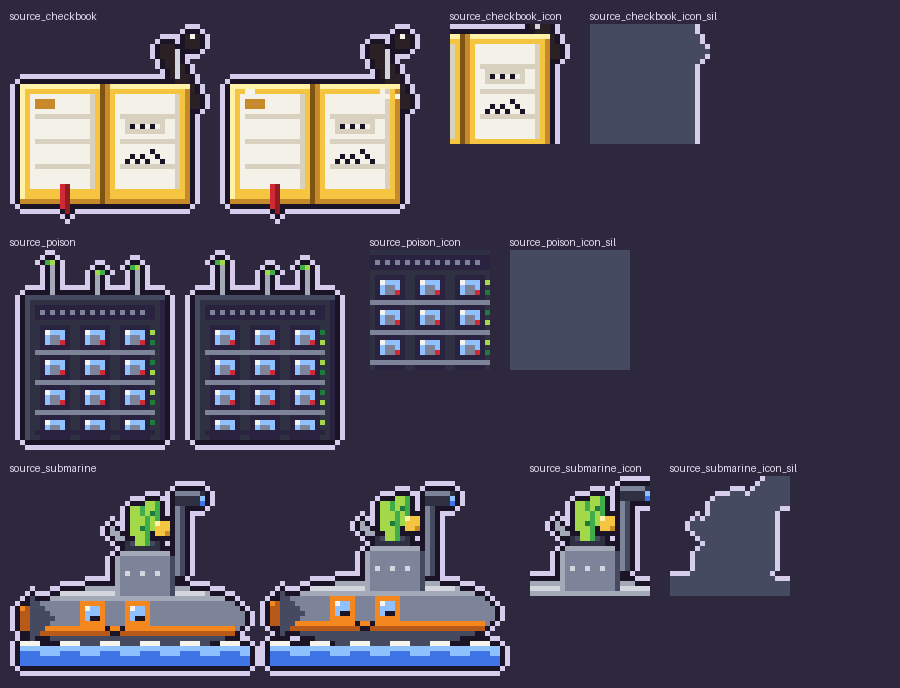
#> input picture art/od-sevev/proofs/kit-w3-sources.png, 900 x 688 px
$ python -i safefit.py   (imports and definitions only)
#> lines starting #> are read from the running program, lines starting #| are printed output that depends on the picture; after the words box and inside, x2 and y2 are one past the last pixel; in counts of white or black regions, pixels touching at a corner belong together
"""Fit a full-bleed 1080x1920 frame into Instagram's Reels safe area (Bar: "things go out of the frame").

The older Reels (promo.py's three, shorts.py's four) were laid out edge to edge: captions under the
username bar, CTAs under the caption, right-aligned Hebrew under the icons. Moving each element in seven
layouts would redraw them all; one mapping fixes all of them: the frame at 84%, its centre (540, 980)
moved to (506, 943), so x 0-1080 lands at 53-959 (clear of the icons, 120 from the right), the
highest line (y 95) at 200 and the lowest content (y 1560) at 1430, above the caption zone. Around it,
the same frame blurred and dimmed, the card's corners rounded, a soft shadow (as the gameplay reels'
phone sits on its own blurred frame).
"""
from PIL import Image, ImageDraw, ImageFilter

W, H = 1080, 1920
S = 0.84
CW, CH = round(W * S), round(H * S)               # 907 x 1613
X0 = round(506 - 540 * S)                          # 52
Y0 = round(943 - 980 * S)                          # 120
R = 44
_m = {}


def _mask():
    if "m" not in _m:
        m = Image.new("L", (CW * 2, CH * 2), 0)
        ImageDraw.Draw(m).rounded_rectangle((0, 0, CW * 2 - 1, CH * 2 - 1), radius=R * 2, fill=255)
        _m["m"] = m.resize((CW, CH), Image.LANCZOS)
        sh = Image.new("L", (W, H), 0)
        ImageDraw.Draw(sh).rounded_rectangle((X0 + 6, Y0 + 22, X0 + CW + 6, Y0 + CH + 22), radius=R, fill=170)
        _m["sh"] = sh.filter(ImageFilter.GaussianBlur(26))
    return _m["m"], _m["sh"]


def fit(frame):
    """frame: a 1080x1920 image -> the same frame, fitted inside the safe area on its own blurred backdrop."""
    src = frame.convert("RGB")
    bg = src.resize((54, 96), Image.BILINEAR).filter(ImageFilter.GaussianBlur(3)).resize((W, H), Image.BICUBIC)
    bg = Image.blend(bg, Image.new("RGB", (W, H), (8, 10, 22)), 0.55)
    mask, shadow = _mask()
    bg.paste((0, 0, 0), (0, 0), shadow)
    card = src.resize((CW, CH), Image.LANCZOS)
    bg.paste(card, (X0, Y0), mask)
    return bg

>>> from PIL import Image
>>> picture = Image.open('../../../art/od-sevev/proofs/kit-w3-sources.png')
#> picture is the input picture: PIL image 900x688 RGBA; mean R, G, B, A 79.1, 73.8, 89.3, 255
>>> result = fit(picture)
#> in fit, `bg = Image.blend(bg, Image.new("RGB", (W, H), (8, 10, 22)), 0.55)`:
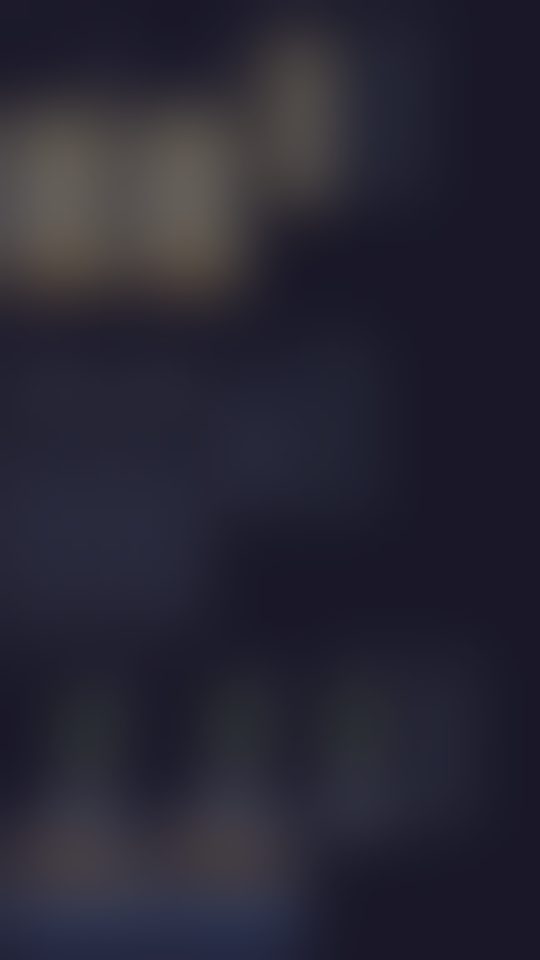
#> bg: PIL image 1080x1920 RGB (shown at 1/2 size); mean R, G, B 39.4, 38, 51.7
#> in _mask, `m = Image.new("L", (CW * 2, CH * 2), 0)`: m: PIL image 1814x3226 L; every value is 0
#> in _mask, `ImageDraw.Draw(m).rounded_rectangle((0, 0, CW * 2 - 1, CH * 2 - 1), ra..`:
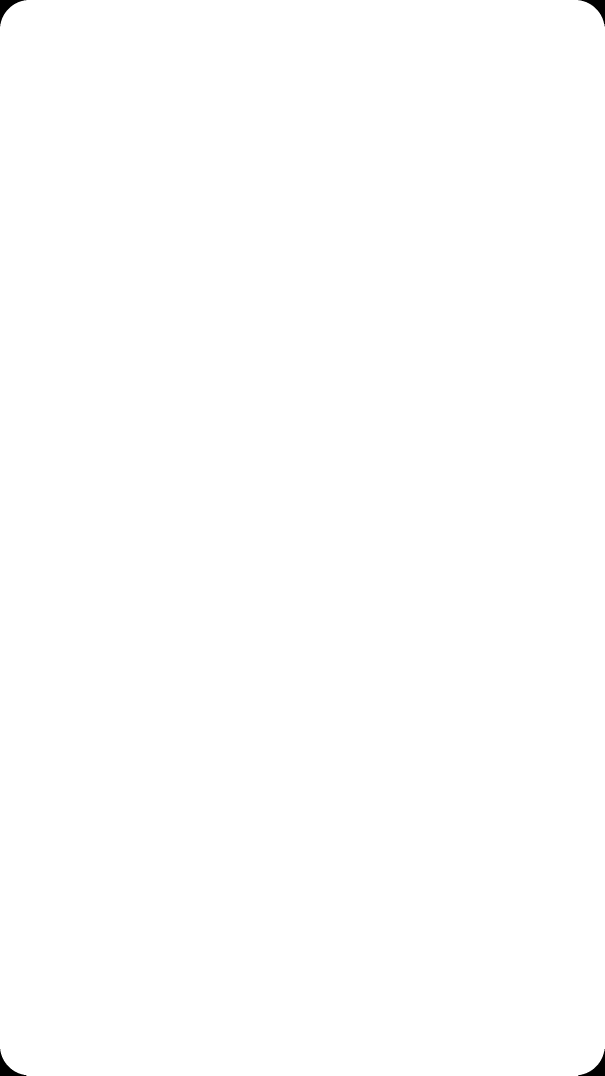
#> m: PIL image 1814x3226 L (shown at 1/3 size); 99.9% white; 4 black regions, box (x1, y1, x2, y2) and area: (0, 0, 79, 79) 1692, (1735, 0, 1814, 79) 1692, (0, 3147, 79, 3226) 1692, (1735, 3147, 1814, 3226) 1692
#> in _mask, `sh = Image.new("L", (W, H), 0)`: sh: PIL image 1080x1920 L; every value is 0
#> in _mask, `ImageDraw.Draw(sh).rounded_rectangle((X0 + 6, Y0 + 22, X0 + CW + 6, Y0..`:
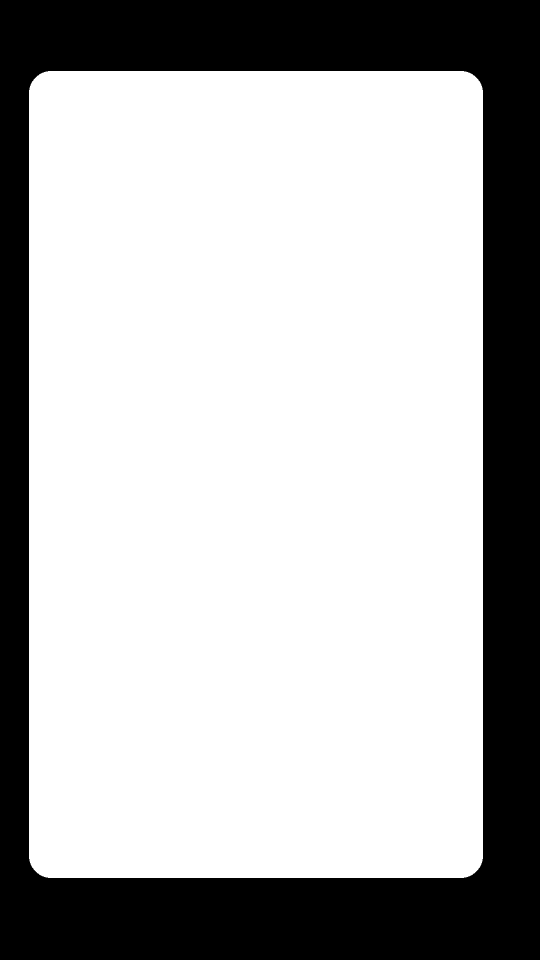
#> sh: PIL image 1080x1920 L (shown at 1/2 size); values 0 (black) and 170 (white), 70.6% white; 1 black region, box (x1, y1, x2, y2) and area: (0, 0, 1080, 1920) 609796
#> in fit, `mask, shadow = _mask()`:
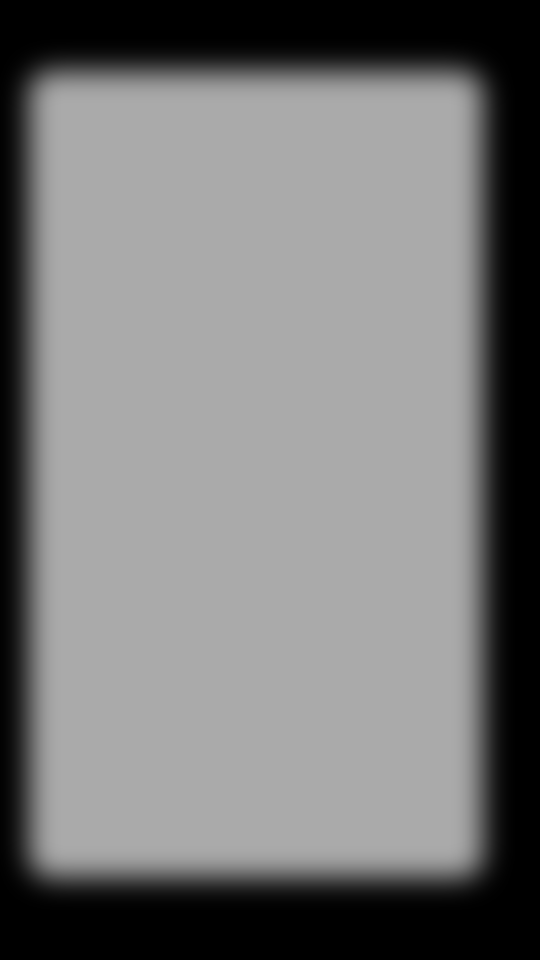
#> shadow: PIL image 1080x1920 L (shown at 1/2 size); min 0, max 170, mean 120
#> in fit, `bg.paste((0, 0, 0), (0, 0), shadow)`:
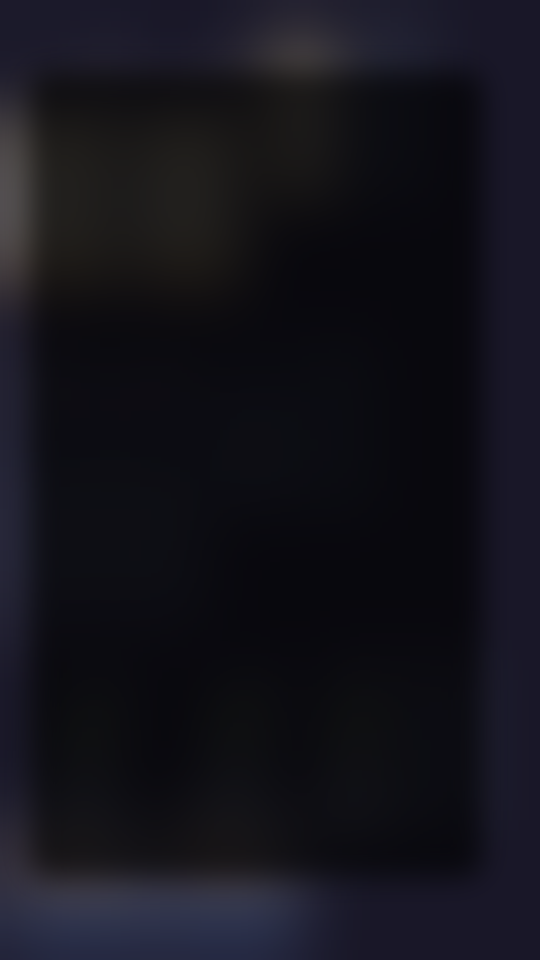
#> bg: PIL image 1080x1920 RGB (shown at 1/2 size); mean R, G, B 19.8, 19.1, 26.9
#> in fit, `card = src.resize((CW, CH), Image.LANCZOS)`:
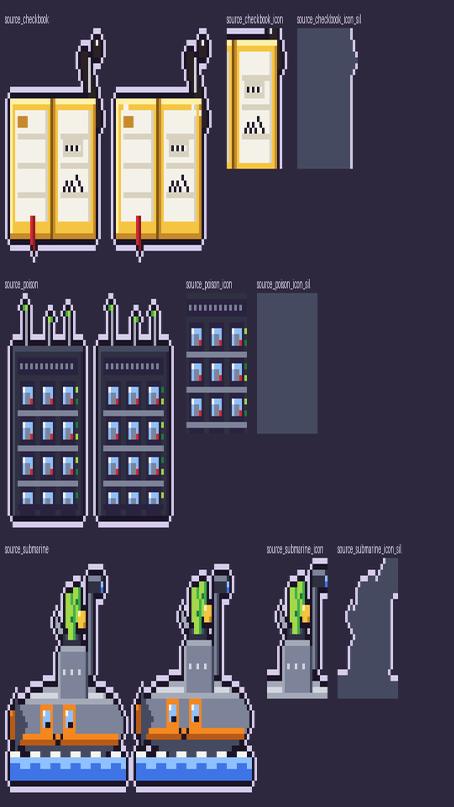
#> card: PIL image 907x1613 RGB (shown at 1/2 size); mean R, G, B 79, 73.8, 89.2
#> in fit, `bg.paste(card, (X0, Y0), mask)`:
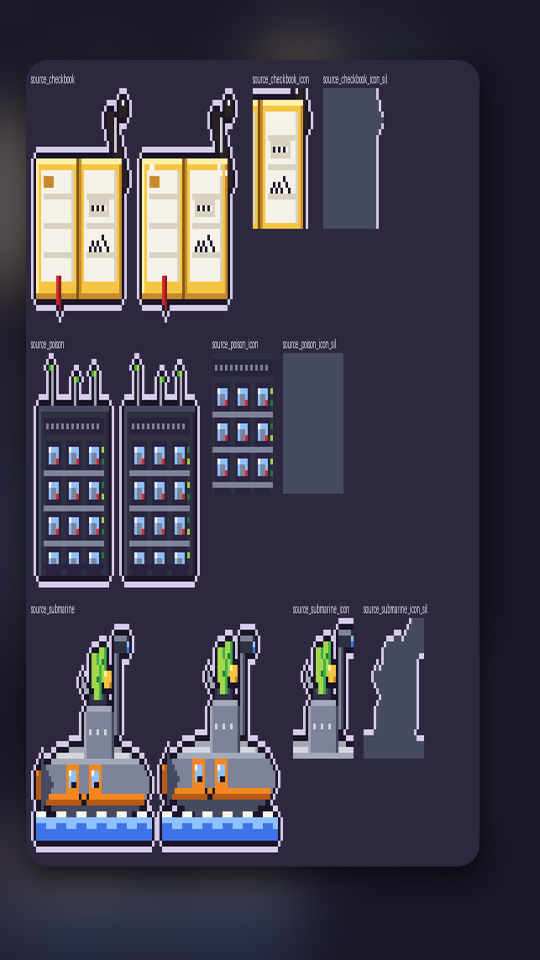
#> bg: PIL image 1080x1920 RGB (shown at 1/2 size); mean R, G, B 65, 60.9, 76.4

$ run again, on art/od-sevev/proofs/kit-chat.png
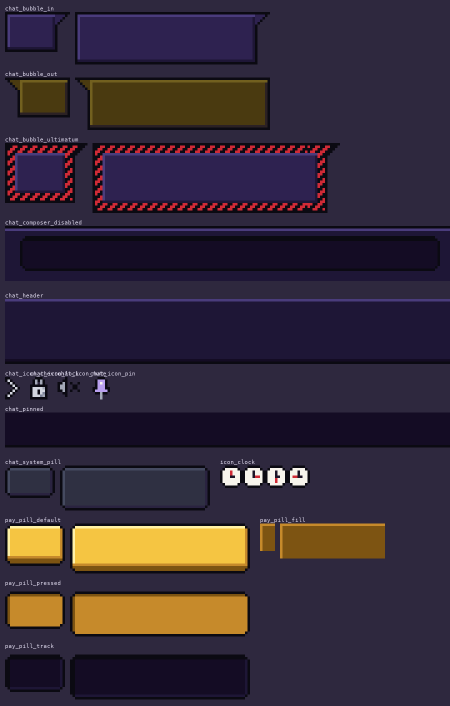
#> input picture art/od-sevev/proofs/kit-chat.png, 900 x 1411 px (shown at 1/2 size)
#> picture is the input picture: PIL image 900x1411 RGBA; mean R, G, B, A 53.8, 42.4, 55.9, 255
#> in fit, `card = src.resize((CW, CH), Image.LANCZOS)`:
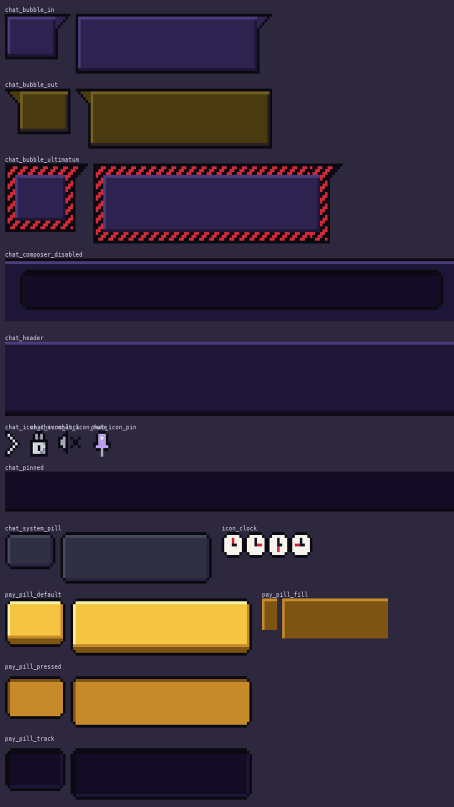
#> card: PIL image 907x1613 RGB (shown at 1/2 size); mean R, G, B 53.8, 42.4, 55.9
#> in fit, `bg.paste(card, (X0, Y0), mask)`:
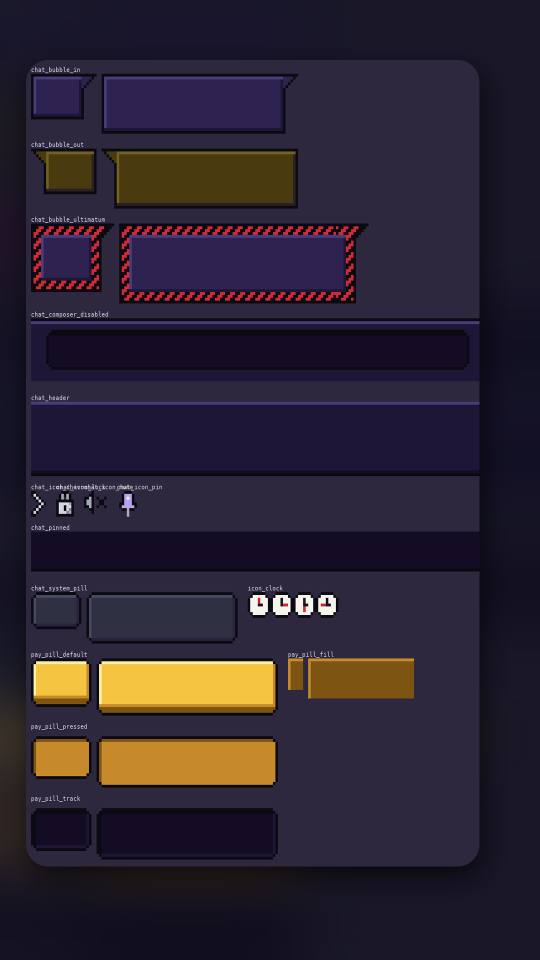
#> bg: PIL image 1080x1920 RGB (shown at 1/2 size); mean R, G, B 44.7, 35.9, 49.8

$ run again, on art/od-sevev/proofs/kit-meters.png
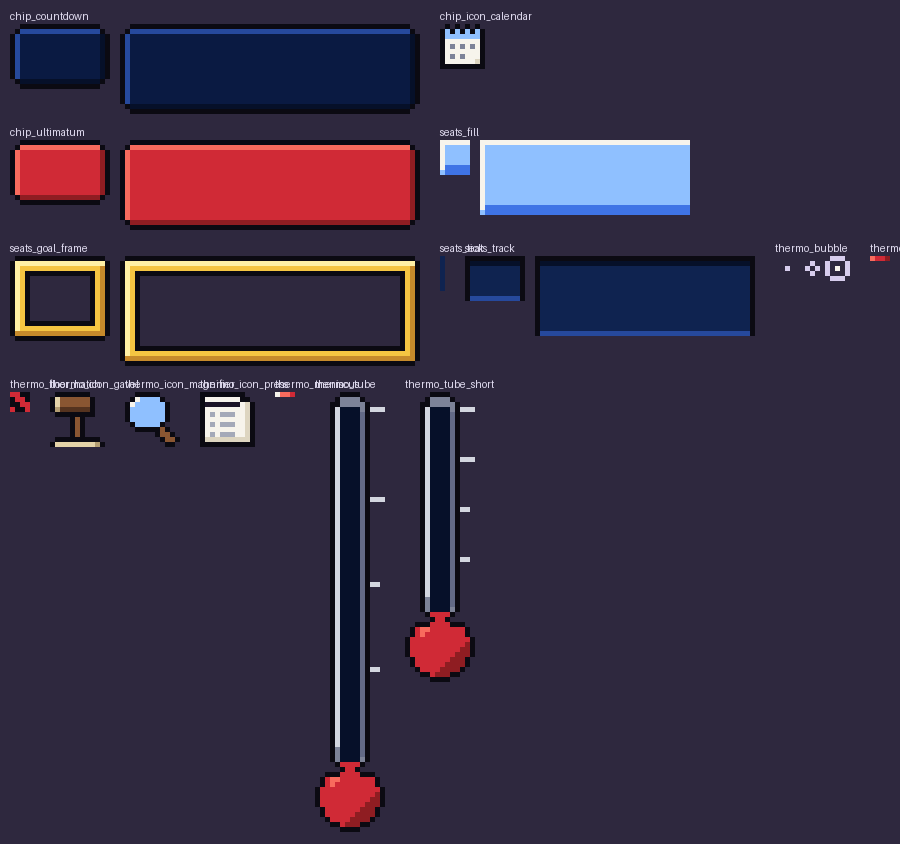
#> input picture art/od-sevev/proofs/kit-meters.png, 900 x 844 px
#> picture is the input picture: PIL image 900x844 RGBA; mean R, G, B, A 56.2, 46.1, 67.3, 255
#> in fit, `card = src.resize((CW, CH), Image.LANCZOS)`:
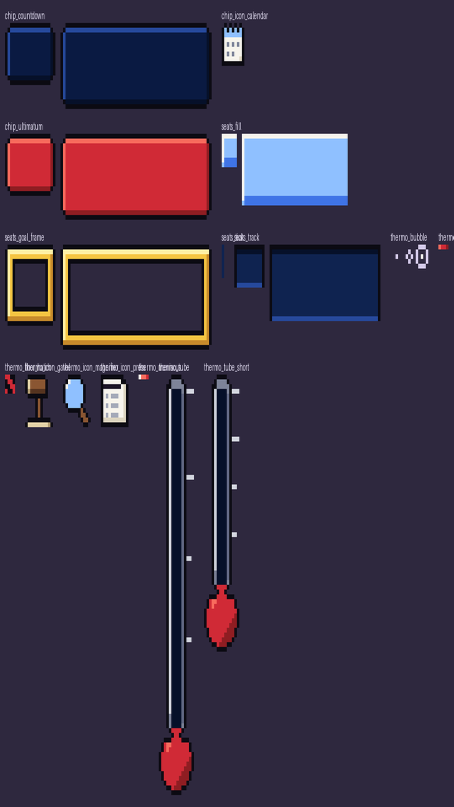
#> card: PIL image 907x1613 RGB (shown at 1/2 size); mean R, G, B 56.2, 46.1, 67.3
#> in fit, `bg.paste(card, (X0, Y0), mask)`:
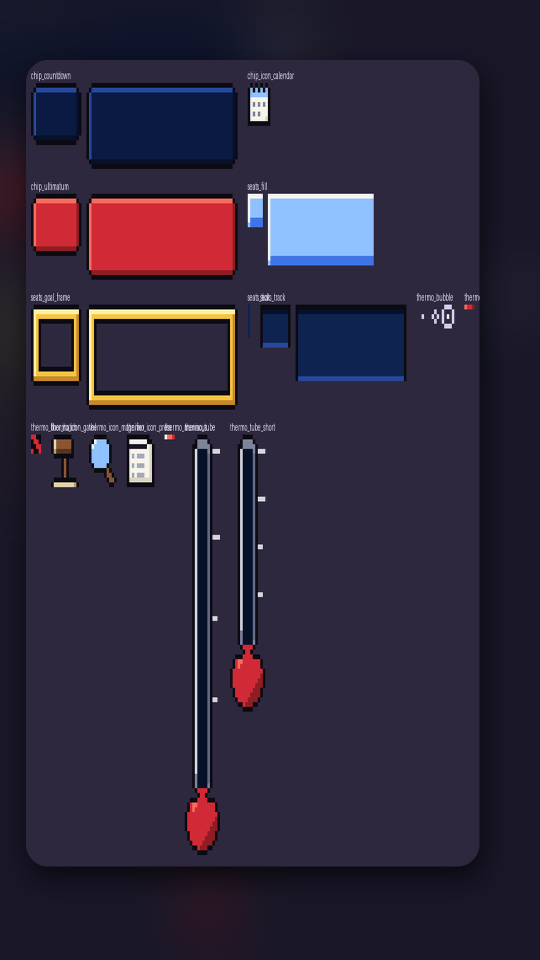
#> bg: PIL image 1080x1920 RGB (shown at 1/2 size); mean R, G, B 46.8, 39, 58.6
